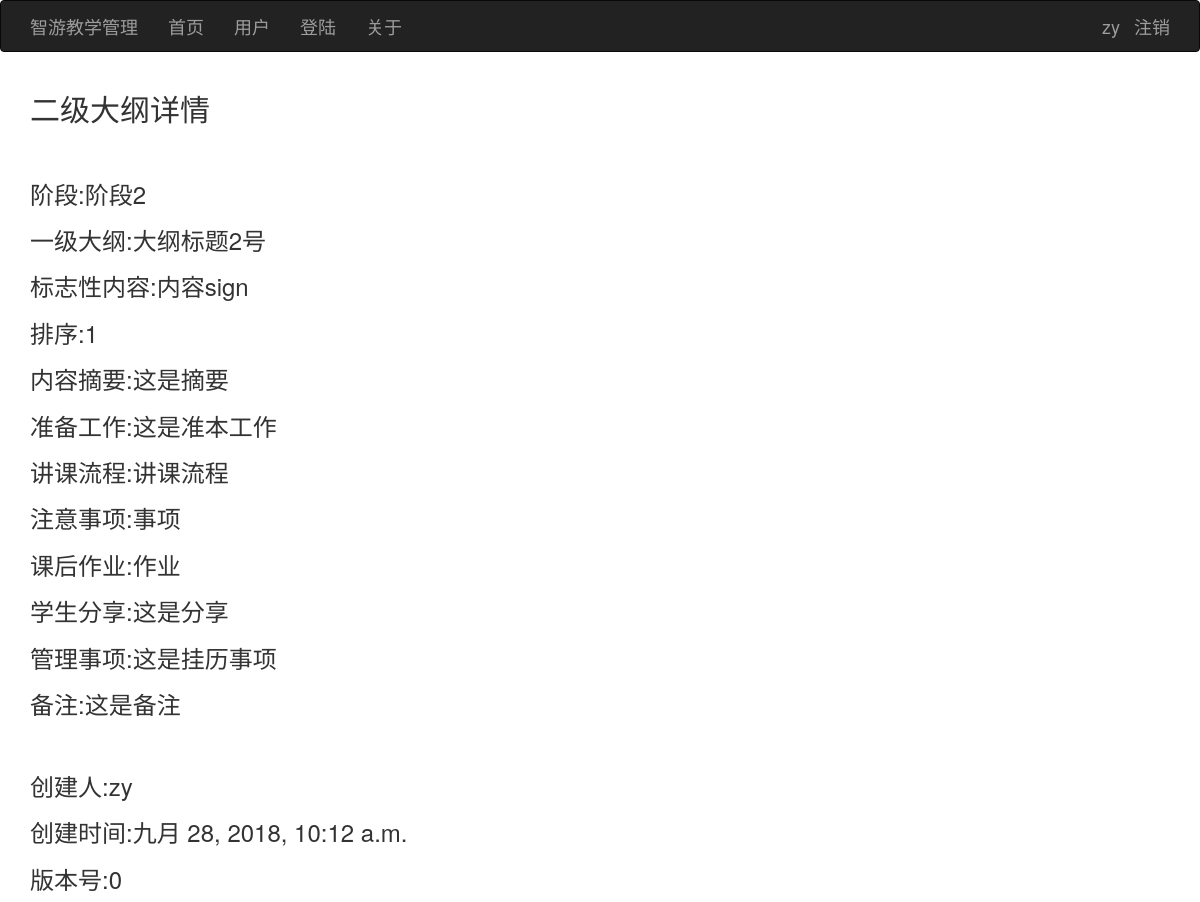
Page /program/detail/1 (signed in) on the committed database.
### managerApp/models.py (models this page shows)
class UserModel(AbstractUser):
    account = models.CharField(max_length=100)
    role = models.CharField(max_length=100)
    version = models.IntegerField(default=0,verbose_name='版本')

### stage/models.py (models this page shows, shortened)
class StageModel(models.Model):
    subjects = SubjectModel.objects.all()
    subject_name_id = [(subject.id,subject.name) for subject in subjects]
    subject_id = models.IntegerField(default=0,verbose_name='学科编号',choices=subject_name_id)
    title = models.CharField(max_length=50,verbose_name='阶段')
    number = models.IntegerField(default=0,null=True,verbose_name='排序')
    days = models.IntegerField(null=False)
    project = models.CharField(max_length=255,verbose_name='项目')
    teaching = models.CharField(max_length=255,verbose_name='教学方法')
    learning = models.CharField(max_length=255,verbose_name='学习方法')
    sharing = models.CharField(max_length=255,verbose_name='学生分享')
    remark = models.CharField(max_length=100, null=True,verbose_name='备注')
    status = models.CharField(max_length=100, null=True,verbose_name='状态')
    creator = models.CharField(max_length=100, null=True,verbose_name='创建者')
    create_time = models.DateTimeField(default=datetime.datetime.now(),verbose_name='创建时间')
    updater = models.CharField(max_length=100, null=True,verbose_name='更新者')
    update_time = models.DateTimeField(default=datetime.datetime.now(),verbose_name='更新时间')
    version = models.IntegerField(default=0, verbose_name='版本')
    class Meta:
        verbose_name_plural='阶段'

### outline/models.py (models this page shows, shortened)
class OutlineModel(models.Model):
    stages = StageModel.objects.all()
    stage_id_title = [(stage.id,stage.title) for stage in stages]
    stage_id = models.IntegerField(default=0,verbose_name='阶段id',choices=stage_id_title)
    number = models.IntegerField(default=0,null=True)
    title = models.CharField(max_length=255,null=True,verbose_name='标题')
    days = models.IntegerField(default=0,null=True,verbose_name='学时')
    advancing = models.CharField(max_length=255,null=True,verbose_name='高级内容')
    remark = models.CharField(max_length=255,null=True,verbose_name='备注')
    status = models.CharField(max_length=100, null=True, verbose_name='状态')
    creator = models.CharField(max_length=100, null=True, verbose_name='创建者')
    create_time = models.DateTimeField(default=datetime.datetime.now(), verbose_name='创建时间')
    updater = models.CharField(max_length=100, null=True, verbose_name='更新者')
    update_time = models.DateTimeField(default=datetime.datetime.now(), verbose_name='更新时间')
    version = models.IntegerField(default=0,verbose_name='版本')
    class Meta:
        db_table = 'outline'
        verbose_name_plural='一级大纲'

### program/models.py (models this page shows)
class ProgramModel(models.Model):
    stages = StageModel.objects.all()
    stage_id_title = [(stage.id, stage.title) for stage in stages]
    outlines = OutlineModel.objects.all()
    outline_id_title = [(outline.id,outline.title) for outline in outlines]
    stage_id = models.IntegerField(default=0, verbose_name='阶段id', choices=stage_id_title)
    outline_id = models.IntegerField(default=0,verbose_name='大纲id',choices=outline_id_title)
    number = models.IntegerField(default=0, null=True)
    sign = models.CharField(max_length=50,null=True,verbose_name='标志')
    digest = models.CharField(max_length=255,null=True,verbose_name='内容摘要')
    prepare = models.CharField(max_length=255,null=True,verbose_name='准备')
    process = models.CharField(max_length=2000,null=True,verbose_name='讲课流程')
    attention = models.CharField(max_length=255,null=True,verbose_name='注意事项')
    exercise = models.CharField(max_length=255,null=True,verbose_name='练习')
    share = models.CharField(max_length=255,null=True,verbose_name='分享')
    management = models.CharField(max_length=255,null=True,verbose_name='管理事项')
    remark = models.CharField(max_length=255, null=True, verbose_name='备注')
    status = models.CharField(max_length=100, null=True, verbose_name='状态')
    creator = models.CharField(max_length=100, null=True, verbose_name='创建者')
    create_time = models.DateTimeField(default=datetime.datetime.now(), verbose_name='创建时间')
    updater = models.CharField(max_length=100, null=True, verbose_name='更新者')
    update_time = models.DateTimeField(default=datetime.datetime.now(), verbose_name='更新时间')
    version = models.IntegerField(default=0, verbose_name='版本')
    class Meta:
        db_table='program'
        verbose_name_plural='二级大纲'

### program/views.py (the view)
# urls.py: path(r'detail/<int:program_id>',DetailView.as_view(),name='detail'),
class DetailView(View):
    @method_decorator(login_required)
    def get(self,request,program_id):
        program=ProgramModel.objects.get(id=program_id)
        stage = StageModel.objects.get(id=program.outline_id)
        outline = OutlineModel.objects.get(id=program.outline_id)
        program.creator = UserModel.objects.get(id=program.creator).username
        if program.updater:
            program.updater = UserModel.objects.get(id=program.updater)
        return render(request,'program/detail.html',{'program':program,'stage':stage,'outline':outline})

### templates/program/detail.html (shortened to what this page needs)
{% extends "base.html" %}
{% block main %}
<div class="container">
    <h2>二级大纲详情</h2>
    <br>
    <h3>阶段:{{stage.title}}</h3>
    <h3>一级大纲:{{outline.title}}</h3>
    <h3>标志性内容:{{program.sign}}</h3>
    <h3>排序:{{program.number}}</h3>
    <h3>内容摘要:{{program.digest}}</h3>
    <h3>准备工作:{{program.prepare}}</h3>
    <h3>讲课流程:{{program.process}}</h3>
    <h3>注意事项:{{program.attention}}</h3>
    <h3>课后作业:{{program.exercise}}</h3>
    <h3>学生分享:{{program.share}}</h3>
    <h3>管理事项:{{program.management}}</h3>
    <h3>备注:{{program.remark}}</h3>
    <br>
    <h3>创建人:{{program.creator}}</h3>
    <h3>创建时间:{{program.create_time}}</h3>
    <h3>版本号:{{program.version}}</h3>
</div>
{% endblock %}

### templates/base.html (shortened to what this page needs)
{% load static %}
<!DOCTYPE html>
<html lang="en">
<head>
    <link rel="stylesheet" href="{% static 'css/bootstrap.css' %}">
</head>
<body>
    {% block nav %}
    <nav class="navbar navbar-inverse" role="navigation">
        <div class="container">
            <div class="navbar-header">
                <a class="navbar-brand" href="#">智游教学管理</a>
            </div>
            <div>
                <ul class="nav navbar-nav">
                    <li><a href="/subject">首页</a></li>
                    <li><a href="#">用户</a></li>
                    <li><a href="{% url 'login' %}">登陆</a></li>
                    <li><a href="#">关于</a></li>
                    {% if request.user.is_authenticated %}
                    <li id="loginname">
                        <a href="">{{request.user.username}}</a>
                    </li>
                    <li id="logoutname">
                        <a href="/user/logout">注销</a>
                    </li>
                    {% endif %}
                </ul>
            </div>
        </div>
    </nav>
    {% endblock %}
    {% block main %}{% endblock %}
</body>
</html>

### templates/base.html (style rules this page uses)
.container { font-size: large; position: relative; }
#loginname { position: absolute; right: 50px; }
#logoutname { position: absolute; right: 0; }

### rows in the picture
UserModel: user.username "zy"
StageModel: title "阶段2"
OutlineModel: title "大纲标题2号"
ProgramModel: sign "内容sign", number "1", digest "这是摘要", prepare "这是准本工作", process "讲课流程", attention "事项", exercise "作业", share "这是分享", management "这是挂历事项", remark "这是备注", creator "zy", create_time "九月 28, 2018, 10:12 a.m.", version "0"
